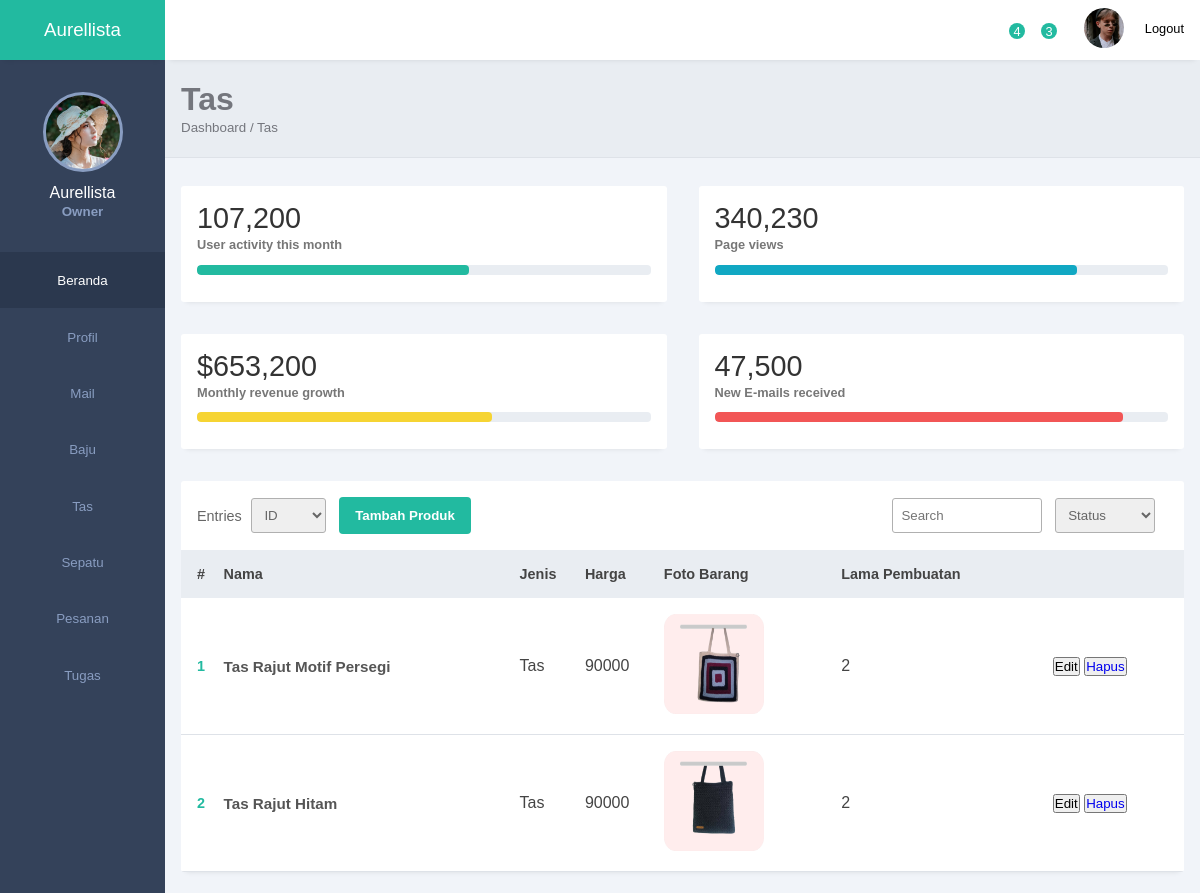
The app's page /admin/index.php?hal1=tas with its own data.
### tables this page shows
CREATE TABLE `tas_rajut` (
  `id` int(255) NOT NULL,
  `nama` varchar(255) NOT NULL,
  `jenis_barang` varchar(255) NOT NULL,
  `harga` int(255) NOT NULL,
  `lama_buat` int(4) NOT NULL,
  `foto` text NOT NULL
);

### admin/templates/tas/tas.php (the view, shortened to what this page needs)
<div class="page-header">
    <h1>Tas</h1>
    <small>Dashboard / Tas</small>
</div>
<div class="page-content">
    <div class="analytics">
        <div class="card">
            <div class="card-head">
                <h2>107,200</h2>
            </div>
            <div class="card-progress">
                <small>User activity this month</small>
                <div class="card-indicator">
                    <div class="indicator one" style="width: 60%"></div>
                </div>
            </div>
        </div>
        <div class="card">
            <div class="card-head">
                <h2>340,230</h2>
            </div>
            <div class="card-progress">
                <small>Page views</small>
                <div class="card-indicator">
                    <div class="indicator two" style="width: 80%"></div>
                </div>
            </div>
        </div>
        <div class="card">
            <div class="card-head">
                <h2>$653,200</h2>
            </div>
            <div class="card-progress">
                <small>Monthly revenue growth</small>
                <div class="card-indicator">
                    <div class="indicator three" style="width: 65%"></div>
                </div>
            </div>
        </div>
        <div class="card">
            <div class="card-head">
                <h2>47,500</h2>
            </div>
            <div class="card-progress">
                <small>New E-mails received</small>
                <div class="card-indicator">
                    <div class="indicator four" style="width: 90%"></div>
                </div>
            </div>
        </div>
    </div>
    <div class="records table-responsive">
        <div class="record-header">
            <div class="add">
                <span>Entries</span>
                <select name="" id="">
                    <option value="">ID</option>
                </select>
                <a href="./index.php?hal1=tambah_tas">
                    <button>Tambah Produk</button>
                </a>
            </div>
            <div class="browse">
                <input
                    type="search"
                    placeholder="Search"
                    class="record-search" />
                <select name="" id="">
                    <option value="">Status</option>
                </select>
            </div>
        </div>
        <div>
            <table width="100%">
                <thead>
                    <tr>
                        <th>#</th>
                        <th><span class="las la-sort"></span> Nama</th>
                        <th><span class="las la-sort"></span> Jenis</th>
                        <th><span class="las la-sort"></span> Harga</th>
                        <th><span class="las la-sort"></span> Foto Barang</th>
                        <th><span class="las la-sort"></span> Lama Pembuatan</th>
                        <th><span class="las la-sort"></span></th>
                    </tr>
                </thead>
                <tbody>
                    <?php
                    include "config.php";
                    $hasil = mysqli_query($conn, "select * from tas_rajut");
                    $no = 1;
                    while ($row = mysqli_fetch_array($hasil)) {
                    ?>
                        <tr>
                            <td><?php echo $no++; ?></td>
                            <td>
                                <div class="client">
                                    <div class="client-info">
                                        <h4><?php echo $row['nama'] ?>
                                        </h4>
                                    </div>
                                </div>
                            </td>
                            <td><?php echo $row['jenis_barang'] ?></td>
                            <td><?php echo $row['harga'] ?></td>
                            <td><?php
                                if ($row['foto'] == "") { ?>
                                    <img src="https://via.placeholder.com/500x500.png?text=FOTO+BARANG" style="width:100px;height:100px;">
                                <?php } else { ?>
                                    <img src="./templates/tas/file/<?php echo $row['foto']; ?>" style="width:100px;height:100px;">
                                <?php } ?>
                            </td>
                            <td><?php echo $row['lama_buat'] ?></td>
                            <td>
                                <a href="index.php?hal1=edit_tas&id=<?php echo $row['id'] ?>"><button type="button" class="btn btn-warning" name=""> <i class="fa fa-pencil"></i> Edit</button></a>
                                <button><a onclick="return confirm('Anda Yakin...?')" href="./templates/tas/hapus_tas.php?id=<?php echo $row['id'] ?>">
                                        Hapus</a></button>
                            </td>
                        </tr>
                    <?php } ?>
                </tbody>
            </table>
        </div>
    </div>
</div>

### admin/style.css (style rules this page uses)
:root { --main-color: #22BAA0; --color-dark: #34425A; --text-grey: #B0B0B0; }
* { margin: 0; padding: 0; text-decoration: none; list-style-type: none; box-sizing: border-box; font-family: 'Merriweather', sans-serif; }
.page-header { padding: 1.3rem 1rem; background: #E9edf2; border-bottom: 1px solid #dee2e8; }
.page-header h1, .page-header small { color: #74767d; }
.page-content { padding: 1.3rem 1rem; background: #f1f4f9; }
.analytics { display: grid; grid-template-columns: repeat(4, 1fr); grid-gap: 2rem; margin-top: .5rem; margin-bottom: 2rem; }
.card { box-shadow: 0px 5px 5px -5px rgb(0 0 0 / 10%); background: #fff; padding: 1rem; border-radius: 3px; }
.card-head { display: flex; justify-content: space-between; align-items: center; }
.card-head h2 { color: #333; font-size: 1.8rem; font-weight: 500; }
.card-progress small { color: #777; font-size: .8rem; font-weight: 600; }
.card-indicator { margin: .7rem 0rem; height: 10px; border-radius: 4px; background: #e9edf2; overflow: hidden; }
.indicator { height: 10px; border-radius: 4px; }
.indicator.one { background: #22baa0; }
.indicator.two { background: #11a8c3; }
.indicator.three { background: #f6d433; }
.indicator.four { background: #f25656; }
.records { box-shadow: 0px 5px 5px -5px rgb(0 0 0 / 10%); background: #fff; border-radius: 3px; }
.record-header { padding: 1rem; display: flex; justify-content: space-between; align-items: center; }
.add, .browse { display: flex; align-items: center; }
.add span { display: inline-block; margin-right: .6rem; font-size: .9rem; color: #666; }
input, button, select { outline: none; }
.add select, .browse input, .browse select { height: 35px; border: 1px solid #b0b0b0; border-radius: 3px; display: inline-block; width: 75px; padding: 0rem .5rem; margin-right: .8rem; color: #666; }
.add button { background: var(--main-color); color: #fff; height: 37px; border-radius: 4px; padding: 0rem 1rem; border: none; font-weight: 600; }
.browse input { width: 150px; }
.browse select { width: 100px; }
.table-responsive { width: 100%; overflow: auto; }
table { border-collapse: collapse; }
table thead tr { background: #e9edf2; }
table thead th { padding: 1rem 0rem; text-align: left; color: #444; font-size: .9rem; }
table thead th:first-child { padding-left: 1rem; }
table tbody td { padding: 1rem 0rem; color: #444; }
table tbody td:first-child { padding-left: 1rem; color: var(--main-color); font-weight: 600; font-size: .9rem; }
table tbody tr { border-bottom: 1px solid #dee2e8; }
.client { display: flex; align-items: center; }
.client-info h4 { color: #555; font-size: .95rem; }
@media only screen and (max-width: 1200px) { .analytics { grid-template-columns: repeat(2, 1fr); } }

### records on screen
tas_rajut: nama "Tas Rajut Motif Persegi", jenis_barang "Tas", harga "90000", foto (picture), lama_buat "2"
tas_rajut: nama "Tas Rajut Hitam", jenis_barang "Tas", harga "90000", foto (picture), lama_buat "2"
